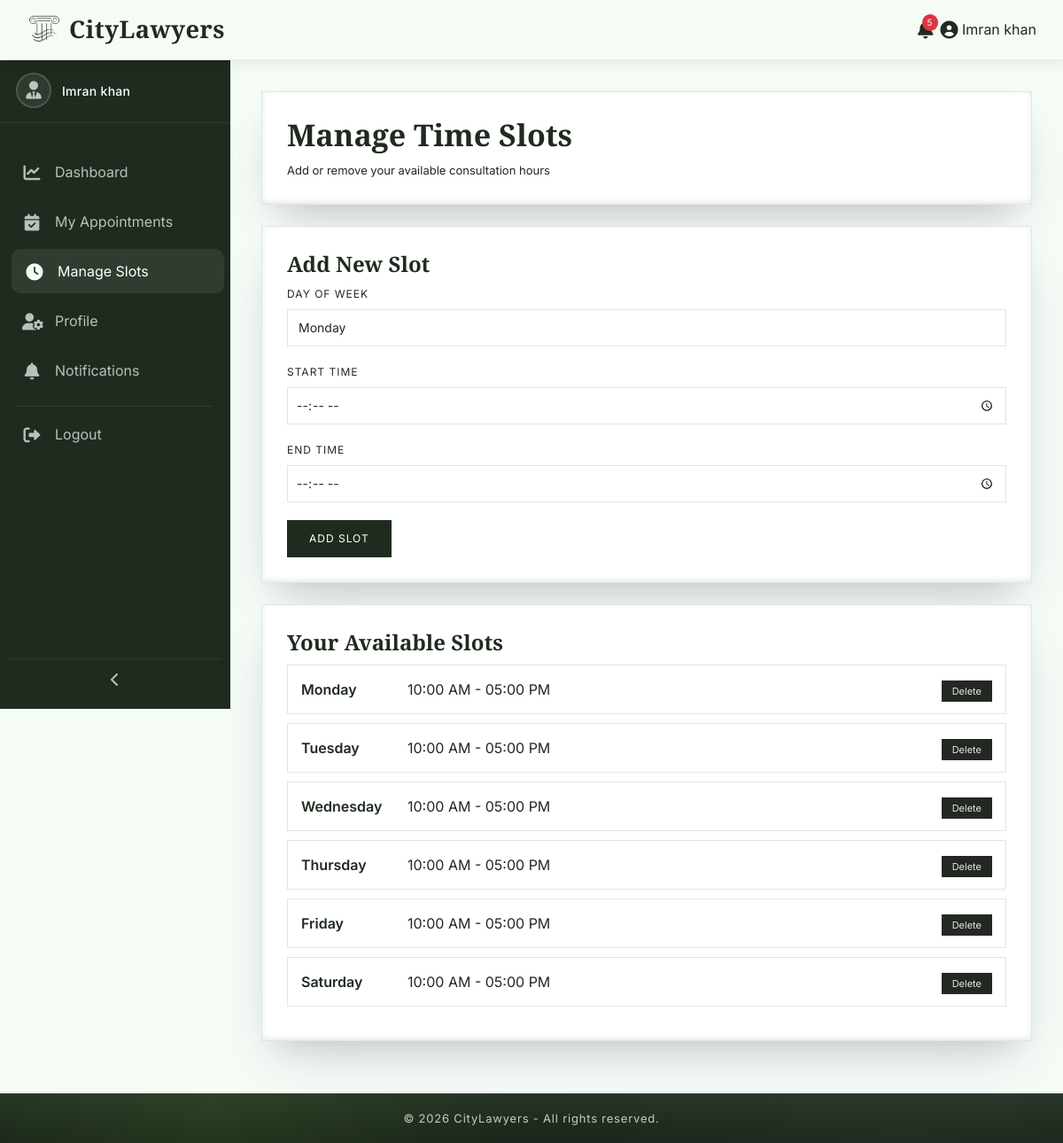
Screenshot of /lawyer/manage-slots.php (signed in) with the database file from the repository.
### tables this page shows
CREATE TABLE `slots` (
  `id` int(11) NOT NULL,
  `lawyer_id` int(11) NOT NULL,
  `day_of_week` varchar(10) NOT NULL,
  `start_time` time NOT NULL,
  `end_time` time NOT NULL,
  `is_available` tinyint(1) DEFAULT 1,
  `created_at` timestamp NOT NULL DEFAULT current_timestamp()
);

### lawyer/manage-slots.php (the view, shortened to what this page needs)
<?php
require_once '../includes/config.php';
$lawyer_id = $_SESSION['lawyer_id'];
$slotsStmt = $conn->prepare("
    SELECT * FROM slots
    WHERE lawyer_id = ?
    ORDER BY FIELD(day_of_week, 'Monday', 'Tuesday', 'Wednesday', 'Thursday', 'Friday', 'Saturday'), start_time
");
$slotsStmt->execute([$lawyer_id]);
$slots = $slotsStmt->fetchAll(PDO::FETCH_ASSOC);
include '../includes/header.php';
?>
<link rel="stylesheet" href="<?php echo BASE_URL;?>assets/css/dashboard.css">
<link rel="stylesheet" href="<?php echo BASE_URL; ?>assets/css/tables.css">
<link rel="stylesheet" href="<?php echo BASE_URL; ?>assets/css/sidebar.css">
<div class="dashboard-wrapper">
    <?php include '../includes/dashboard-sidebar.php'; ?>
    <div class="main-content">
        <div class="dashboard-card">
            <h2 class="dashboard-title">Manage Time Slots</h2>
            <p class="dashboard-subtitle">Add or remove your available consultation hours</p>
        </div>
        <div class="dashboard-card">
            <h3 class="dashboard-title" style="font-size:24px;">Add New Slot</h3>
            <form method="POST">
                <div class="form-group">
                    <label>Day of Week</label>
                    <select name="day" class="form-control" required>
                        <option value="Monday">Monday</option>
                    </select>
                </div>
                <div class="form-group">
                    <label>Start Time</label>
                    <input type="time" name="start_time" class="form-control" required>
                </div>
                <div class="form-group">
                    <label>End Time</label>
                    <input type="time" name="end_time" class="form-control" required>
                </div>
                <button type="submit" name="add_slot" class="btn-submit">Add Slot</button>
            </form>
        </div>
        <div class="dashboard-card">
            <h3 class="dashboard-title" style="font-size:24px;">Your Available Slots</h3>
            <?php if (count($slots) > 0): ?>
                <?php foreach ($slots as $row): ?>
                    <div class="slot-item">
                        <div class="slot-day"><?php echo htmlspecialchars($row['day_of_week']); ?></div>
                        <div class="slot-time">
                            <?php echo date('h:i A', strtotime($row['start_time'])); ?> -
                            <?php echo date('h:i A', strtotime($row['end_time'])); ?>
                        </div>
                        <div class="slot-actions">
                            <a href="?delete=<?php echo $row['id']; ?>" class="btn-delete" onclick="return confirm('Delete this slot?')">Delete</a>
                        </div>
                    </div>
                <?php endforeach; ?>
            <?php else: ?>
                <p class="no-data">No slots added yet.</p>
            <?php endif; ?>
        </div>
    </div>
</div>
<?php include '../includes/dashboard-footer.php'; ?>

### assets/css/global.css (style rules this page uses)
:root { --primary-color: #1F2B1F; --accent-color: #2F5D3A; --sidebar-light: #445544; --secondary-color: #F5FBF5; --surface-color: #FFFFFF; --surface-alt: #F7F8F6; --charcoal-black: #171C17; --charcoal-light: #232A23; --text-dark: #232823; --text-gray: rgba(255,255,255,.75); --text-muted: #98A09A; --text-white: #FFFFFF; --muted-white: #E9ECE8; --icon-gray: #BFC6BF; --border-color: #E1E6E1; --border-light: #EFF2EF; --border-soft: 1px solid rgba(142,247,43,.18); --card-radius: 14px; --white: #FFFFFF; --success: #2F7D32; --warning: #9A6A14; --danger: #B23B3B; --info: #2E5C86; --status-pending-bg: #F7ECD1; --status-pending-text: #8C650F; --status-approved-bg: #DDECDC; --status-approved-text: #2F6A33; --status-rejected-bg: #F3DEDE; --status-rejected-text: #9A3737; --status-confirmed-bg: #DDECDC; --status-confirmed-text: #2F6A33; --status-completed-bg: #DFE9F5; --status-completed-text: #2E5C86; --status-cancelled-bg: #F3DEDE; --status-cancelled-text: #9A3737; --btn-primary-bg: var(--primary-color); --btn-primary-hover: #172117; --btn-accent-bg: var(--accent-color); --btn-accent-hover: #23482D; --btn-approve-bg: #2F7D32; --btn-reject-bg: #B23B3B; --btn-delete-bg: #232823; --btn-delete-text: #E1E6E1; --btn-text: #FFFFFF; --shadow-sm: 0 8px 20px rgba(0,0,0,.05); --shadow-md: 0 18px 35px rgba(0,0,0,.10); --shadow-lg: rgba(50,50,93,.18) 0 30px 60px -20px, rgba(0,0,0,.14) 0 18px 35px -18px, rgba(10,37,64,.10) 0 -2px 6px inset; --shadow-hover: 0 45px 80px rgba(0,0,0,.22), 0 18px 40px rgba(0,0,0,.12), 0 30px 55px rgba(0,0,0,.14); --shadow-green-strong: 0 20px 60px rgba(47, 93, 58, 0.30), 0 10px 30px rgba(31, 43, 31, 0.12), 0 0 80px rgba(47, 93, 58, 0.08); --transition-fast: .25s ease; --transition: .4s ease; --transition-slow: .55s cubic-bezier(.2,.8,.2,1); --gradient-overlay: radial-gradient( circle at center, rgba(38, 85, 38, 0) 0%, rgba(18,30,18,.70) 45%, rgba(6,8,6,.92) 100% ); --sidebar-gradient: linear-gradient( 180deg, var(--charcoal-black) 0%, #263326 35%, var(--primary-color) 75%, #314931 100% ); }
* { margin: 0; padding: 0; box-sizing: border-box; }
html { scroll-behavior: smooth; }
body { font-family: 'Inter', sans-serif; background: var(--secondary-color); color: var(--text-dark); overflow-x: hidden; }
h1, h2, h3, h4, h5, h6 { font-family: 'Cormorant Garamond', serif; font-weight: 600; }
a { text-decoration: none; }

### assets/css/forms.css (style rules this page uses)
.form-control { border-radius: 0; border: 1px solid var(--border-color); background: var(--white); color: var(--text-dark); font-size: 14px; height: 42px; box-shadow: none !important; }

### assets/css/dashboard.css (style rules this page uses)
:root { --sidebar-width: 260px; --sidebar-collapse: 70px; --navbar-height: 66px; }
html, body { margin: 0; padding: 0; }
.dashboard-wrapper { display: block; margin-left: var(--sidebar-width); min-height: calc(100vh - var(--navbar-height, 66px)); transition: margin-left 0.35s ease; }
.main-content { min-width: 0; padding: 35px; background: var(--secondary-color); overflow-x: hidden; overflow-y: auto; }
.dashboard-card { background: var(--surface-color); border: 1px solid var(--border-color); padding: 28px; margin-bottom: 24px; box-shadow: var(--shadow-lg); }
.dashboard-title { font-family: 'Cormorant Garamond', serif; font-size: 34px; color: var(--primary-color); margin: 0 0 10px; }
.dashboard-subtitle { margin: 0; color: var(--text-light); font-size: 13px; }
.form-group { margin-bottom: 20px; }
.form-group label { display: block; margin-bottom: 8px; font-size: 12px; letter-spacing: 1px; text-transform: uppercase; color: var(--text-light); }
input[type="text"], input[type="email"], input[type="password"], input[type="number"], input[type="time"], select, textarea { width: 100%; padding: 10px; border: 1px solid var(--border-color); background: var(--white); font-size: 14px; border-radius: 0; box-shadow: none; }
.btn-submit { background: var(--primary-color); color: #fff; border: none; padding: 12px 25px; cursor: pointer; font-size: 12px; letter-spacing: 1px; text-transform: uppercase; }
.slot-item { display: flex; justify-content: space-between; align-items: center; gap: 20px; padding: 15px; border: 1px solid var(--border-color); background: var(--white); margin-bottom: 10px; }
.slot-day { min-width: 100px; font-weight: 600; color: var(--primary-color); }
.slot-time { flex: 1; }
.slot-actions a { margin-left: 8px; padding: 5px 12px; text-decoration: none; font-size: 11px; }
.btn-delete { background: #8b3a3a; color: #fff; }

### assets/css/tables.css (style rules this page uses)
.btn-delete { background: var(--btn-delete-bg); color: var(--btn-delete-text); }

### rows the page displays
slots: day_of_week "Monday", start_time "10:00 AM", end_time "05:00 PM"
slots: day_of_week "Tuesday", start_time "10:00 AM", end_time "05:00 PM"
slots: day_of_week "Wednesday", start_time "10:00 AM", end_time "05:00 PM"
slots: day_of_week "Thursday", start_time "10:00 AM", end_time "05:00 PM"
slots: day_of_week "Friday", start_time "10:00 AM", end_time "05:00 PM"
slots: day_of_week "Saturday", start_time "10:00 AM", end_time "05:00 PM"

### other values shown
SITE_NAME "CityLawyers"
$unread_count "5"
$user_name "Imran khan"
